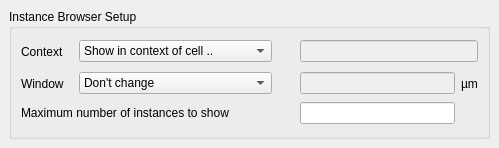
<ui version="4.0" >
 <class>BrowseInstancesConfigPage</class>
 <widget class="QFrame" name="BrowseInstancesConfigPage" >
  <property name="geometry" >
   <rect>
    <x>0</x>
    <y>0</y>
    <width>499</width>
    <height>148</height>
   </rect>
  </property>
  <property name="sizePolicy" >
   <sizepolicy>
    <hsizetype>5</hsizetype>
    <vsizetype>5</vsizetype>
    <horstretch>0</horstretch>
    <verstretch>0</verstretch>
   </sizepolicy>
  </property>
  <property name="windowTitle" >
   <string>Browse Cell Instances</string>
  </property>
  <layout class="QVBoxLayout" >
   <property name="margin" >
    <number>9</number>
   </property>
   <property name="spacing" >
    <number>6</number>
   </property>
   <item>
    <widget class="QGroupBox" name="groupBox" >
     <property name="title" >
      <string>Instance Browser Setup</string>
     </property>
     <layout class="QGridLayout" >
      <property name="margin" >
       <number>9</number>
      </property>
      <property name="spacing" >
       <number>6</number>
      </property>
      <item row="0" column="2" >
       <spacer>
        <property name="orientation" >
         <enum>Qt::Horizontal</enum>
        </property>
        <property name="sizeType" >
         <enum>QSizePolicy::Minimum</enum>
        </property>
        <property name="sizeHint" >
         <size>
          <width>16</width>
          <height>27</height>
         </size>
        </property>
       </spacer>
      </item>
      <item row="0" column="3" colspan="2" >
       <widget class="QLineEdit" name="le_cell_name" >
        <property name="enabled" >
         <bool>false</bool>
        </property>
       </widget>
      </item>
      <item row="2" column="0" colspan="3" >
       <widget class="QLabel" name="label" >
        <property name="text" >
         <string>Maximum number of instances to show</string>
        </property>
       </widget>
      </item>
      <item row="0" column="1" >
       <widget class="QComboBox" name="cbx_context" >
        <item>
         <property name="text" >
          <string>Show in context of cell ..</string>
         </property>
        </item>
        <item>
         <property name="text" >
          <string>Show in context of any top cell</string>
         </property>
        </item>
        <item>
         <property name="text" >
          <string>Show in parent cell</string>
         </property>
        </item>
       </widget>
      </item>
      <item row="0" column="0" >
       <widget class="QLabel" name="textLabel1" >
        <property name="text" >
         <string>Context   </string>
        </property>
       </widget>
      </item>
      <item row="1" column="0" >
       <widget class="QLabel" name="textLabel1_2" >
        <property name="text" >
         <string>Window</string>
        </property>
       </widget>
      </item>
      <item row="1" column="2" >
       <spacer>
        <property name="orientation" >
         <enum>Qt::Horizontal</enum>
        </property>
        <property name="sizeType" >
         <enum>QSizePolicy::Minimum</enum>
        </property>
        <property name="sizeHint" >
         <size>
          <width>16</width>
          <height>25</height>
         </size>
        </property>
       </spacer>
      </item>
      <item row="1" column="1" >
       <widget class="QComboBox" name="cbx_window" >
        <item>
         <property name="text" >
          <string>Don't change</string>
         </property>
        </item>
        <item>
         <property name="text" >
          <string>Fit whole context cell</string>
         </property>
        </item>
        <item>
         <property name="text" >
          <string>Fit marker with margin ..</string>
         </property>
        </item>
        <item>
         <property name="text" >
          <string>Center marker</string>
         </property>
        </item>
        <item>
         <property name="text" >
          <string>Center marker with size ..</string>
         </property>
        </item>
       </widget>
      </item>
      <item row="1" column="3" >
       <widget class="QLineEdit" name="le_window" >
        <property name="enabled" >
         <bool>false</bool>
        </property>
       </widget>
      </item>
      <item row="2" column="3" >
       <widget class="QLineEdit" name="le_max_count" />
      </item>
      <item row="1" column="4" >
       <widget class="QLabel" name="textLabel2" >
        <property name="text" >
         <string>µm</string>
        </property>
       </widget>
      </item>
     </layout>
    </widget>
   </item>
  </layout>
 </widget>
 <layoutdefault spacing="6" margin="11" />
 <resources/>
 <connections/>
</ui>
